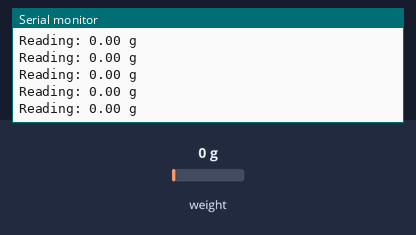
The sketch below on a simulated Arduino Uno, built with avr-gcc and run on an emulated ATmega328P. Shown: the last lines printed to the serial monitor. The inputs (shaded band) are chosen by the test bench; at power-on: weight on the scale 0 g.

Above: at 1.2 s.
1.3 s: weight on the scale set to 100 g
At 1.33 s:
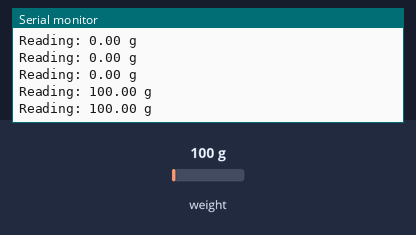
4.3 s: weight on the scale set to 1250 g
At 4.35 s:
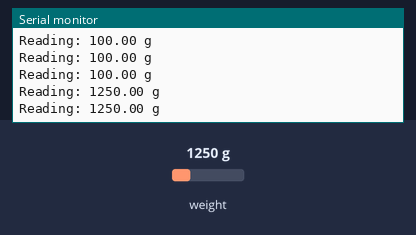
Timing chart, 0 to 7.3 s (numbered marks = the images above; inputs shaded):
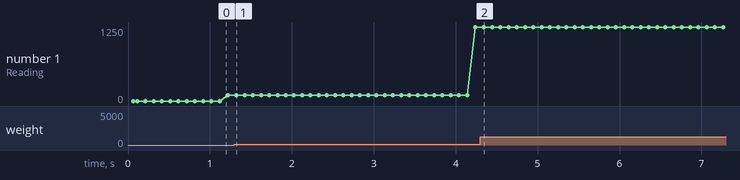

The sketch:

SparkFun_HX711_KnownZeroStartup.ino
```cpp
// (licence header left out)
#include "HX711.h" //This library can be obtained here http://librarymanager/All#Avia_HX711

#define calibration_factor -1940 //This value is obtained using the SparkFun_HX711_Calibration sketch
#define zero_factor -1070723 //This large value is obtained using the SparkFun_HX711_Calibration sketch

#define LOADCELL_DOUT_PIN  3
#define LOADCELL_SCK_PIN  2

HX711 scale;

void setup() {
  Serial.begin(9600);
  Serial.println("Demo of zeroing out a scale from a known value");

  scale.begin(LOADCELL_DOUT_PIN, LOADCELL_SCK_PIN);
  scale.set_scale(calibration_factor); //This value is obtained by using the SparkFun_HX711_Calibration sketch
  scale.set_offset(zero_factor); //Zero out the scale using a previously known zero_factor

  Serial.println("Readings:");
}

void loop() {
  Serial.print("Reading: ");
  Serial.print(scale.get_units(), 2); //scale.get_units() returns a float
  Serial.print(" g"); //You can change to kg but you'll need to change the calibration_factor
  Serial.println();
}
```

Measured:
- after the input at 1.3 s, the serial monitor: prints a new line at once (image 1)
- after the input at 4.3 s, the serial monitor: prints a new line at once (image 2)
- plotted number 1: 100 → 1250 after the input at 1.3 s
